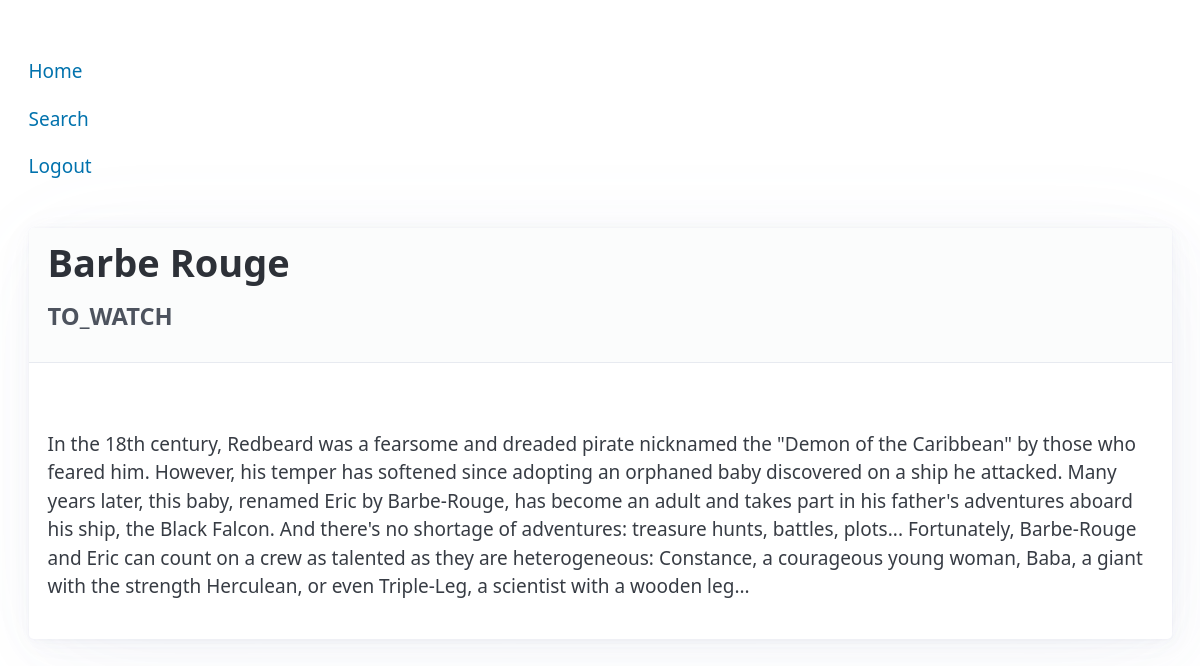
/show/2/ (signed in), run on the app's committed database.
### watchlist/models.py (models this page shows, shortened)
class WatchListShow(models.Model):
    user = models.ForeignKey(User, on_delete=models.CASCADE)
    show = models.ForeignKey('Show', on_delete=models.RESTRICT)  # Assuming a 'Show' model exists
    watch_status = models.CharField(max_length=20, choices=(
        ('WATCHED', 'Watched'),
        ('CURRENTLY_WATCHING', 'Currently Watching'),
        ('TO_WATCH', 'To Watch'),
    ))
    favourite = models.BooleanField(default=False)

class Show(models.Model):
    tvmaze_id = models.IntegerField(unique=True)  # Unique identifier from TVMaze
    name = models.CharField(max_length=255)
    genres = models.CharField(max_length=255, blank=True)  # Optional
    status = models.CharField(max_length=50)  # e.g., "Running", "Ended"
    image_url = models.URLField(blank=True)
    premiered = models.DateField(blank=True, null=True)
    rating = models.FloatField(blank=True, null=True)  # Optional
    summary = models.TextField(blank=True)

### watchlist/views.py (the view)
# urls.py: path('show/<int:id>/', views.show_details, name='show-details'),
def show_details(request, id):
    show = WatchListShow.objects.get(pk=id, user=request.user)
    context = {'watchlist_show': show}
    return render(request, 'watchlist/show_details.html', context)

### watchlist/templates/watchlist/show_details.html (shortened to what this page needs)
{% extends 'watchlist/base.html' %}
{% block content %}
<div>
    <article>
        <header>
            <h1>{{ watchlist_show.show.name }}</h1>
            <h4>{{ watchlist_show.watch_status }}</h4>
        </header>
    <p>{{ watchlist_show.show.summary| safe }}</p>
    </article>
</div>
{% endblock %}

### watchlist/static/watchlist/style.css (style rules this page uses)
body { padding: 1.5em; }

### data on the page
WatchListShow: show.name "Barbe Rouge", watch_status "TO_WATCH", show.summary "In the 18th century, Redbeard was a fearsome and dreaded pirate nicknamed the \"Demon of the Caribbean\" by those who feared him. However, his temper has softened since adopting an orphaned baby discovered on a ship he attacked. Many years later, this baby, renamed Eric by Barbe-Rouge, has become an adult and takes part in his father's adventures aboard his ship, the Black Falcon. And there's no shortage of adventures: treasure hunts, battles, plots... Fortunately, Barbe-Rouge and Eric can count on a crew as talented as they are heterogeneous: Constance, a courageous young woman, Baba, a giant with the strength Herculean, or even Triple-Leg, a scientist with a wooden leg..."
